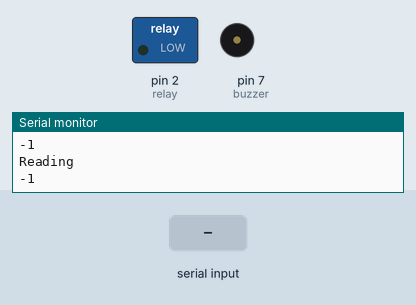
A sketch run on a simulated Arduino Uno, built with avr-gcc and run on an emulated ATmega328P. Parts: switched loads named in the sketch (green lamp = pin HIGH), buzzer (waves = sounding, pin HIGH), the last lines printed to the serial monitor. The test bench sets the inputs (shaded band).

Above: at 1.2 s.
1.3 s: byte 1 (1) received over Serial
At 1.7 s:
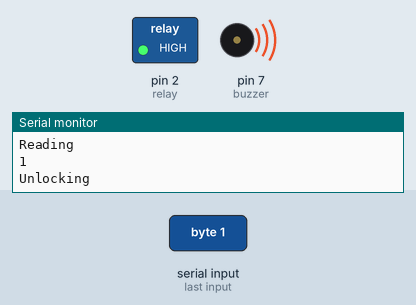
At 3.0 s:
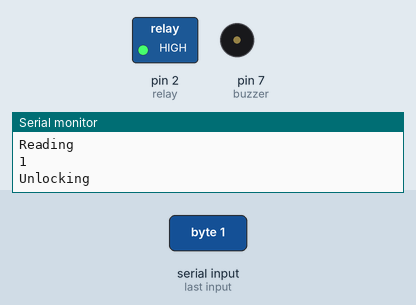
Timing chart, 0 to 8.3 s (numbered marks = the images above; inputs shaded):
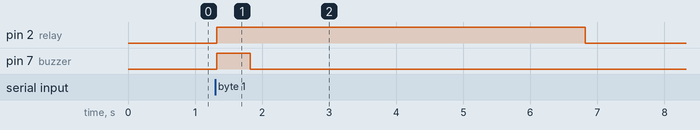

The sketch:

nano_code.ino
```cpp
int a;
#define relay 2
const int buzzer = 7;
#include<SoftwareSerial.h>
SoftwareSerial iot(3, 4); //Node
void setup()
{
    Serial.begin(9600);
    pinMode(relay, OUTPUT);
    pinMode(buzzer, OUTPUT);
    digitalWrite(relay, HIGH);
    iot.begin(9600);
}
void loop()
{
  Serial.println("Reading");
  digitalWrite(relay, LOW);
  if(Serial.available()>=0)
  {
  a = Serial.read();
  Serial.println(a);
  if (a==1)
  {
    Serial.println("Unlocking");
    digitalWrite(relay, 1);
    digitalWrite(buzzer, HIGH);
    delay(500);
    digitalWrite(buzzer, LOW);
    delay(5000);
    digitalWrite(relay,0);
  }
  else if (a==0)
  {
    Serial.println("locking");
      digitalWrite(relay, 0);
      digitalWrite(buzzer, HIGH);
      delay(2000);
      digitalWrite(buzzer, LOW);
      Serial.print("Locking");
  }
  }
}
```

Measured:
- after the input at 1.3 s, pin 2 (relay): LOW → HIGH at once, → LOW 5.5 s later; pin 7 (buzzer): LOW → HIGH at once, → LOW 0.50 s later
